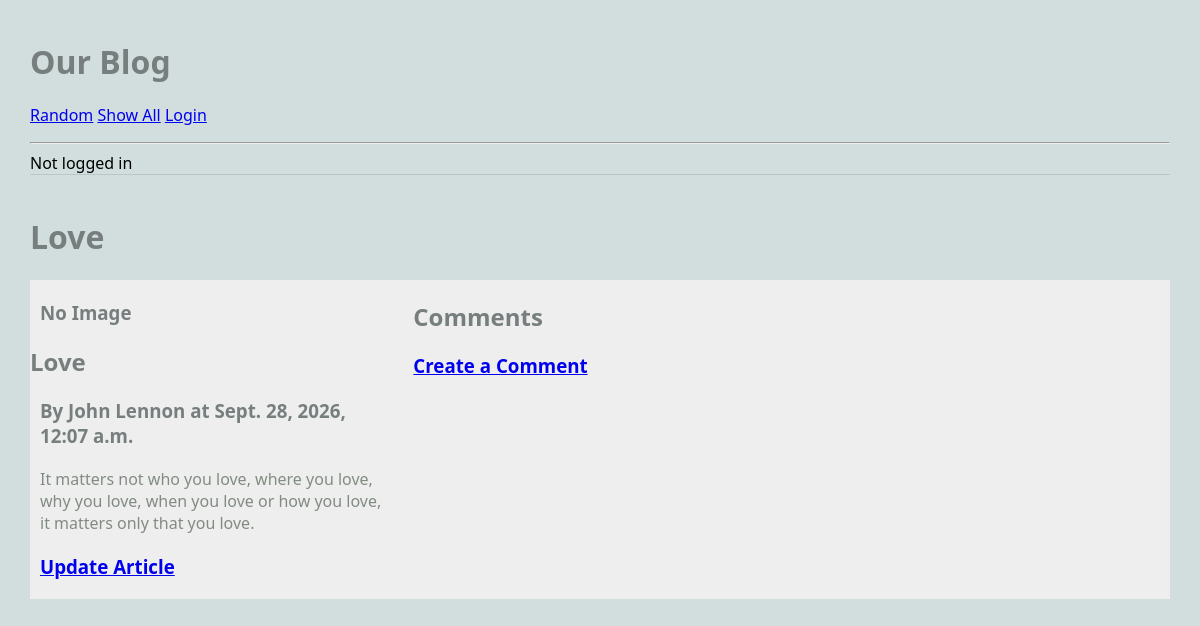
The app's page /blog/article, older data.
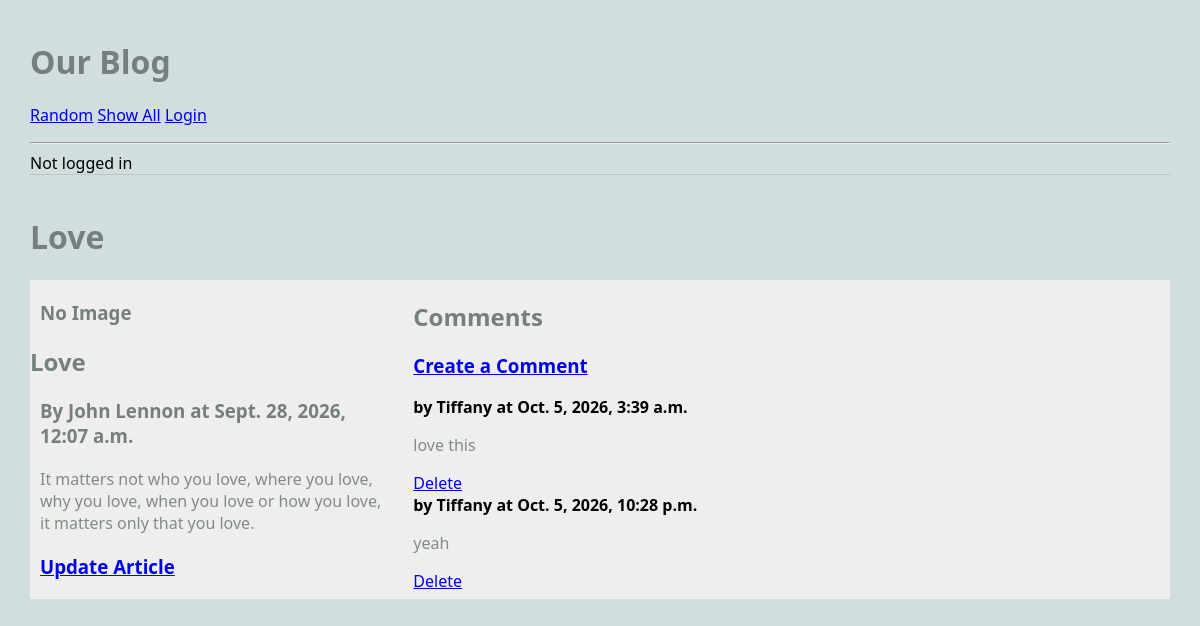
The same page, newer data.
### blog/models.py (models this page shows, shortened)
class Comment(models.Model):
    article = models.ForeignKey(Article, on_delete=models.CASCADE)
    author = models.TextField(blank=False)
    text = models.TextField(blank=False)
    published = models.DateTimeField(auto_now=True)

### blog/views.py (the view)
# urls.py: path('article', RandomArticleView.as_view(), name="article"),
class RandomArticleView(DetailView):
    model = Article
    template_name = "blog/article.html"
    context_object_name = "article"
    def get_object(self):
        all_articles = Article.objects.all()
        article = random.choice(all_articles)
        return article

### blog/models.py (called while the page is built)
    def get_all_comments(self):
        comments = Comment.objects.filter(article=self)
        return comments

### blog/templates/blog/article.html
{% extends 'blog/base.html' %}
{% block content %}
<h1>{{article.title}}</h1>
<main class="grid-container">
    <article>
        {% if article.image_file %}
        <img src="{{article.image_file.url}}" alt="">
        {% else %}
        <h3>No Image</h3>
        {% endif %}
        <div>
            <h2>{{article.title}}</h2>
            <h3>By {{article.author}} at {{article.published}}</h3>
            <p>{{article.text}}</p>
            <h3><a href="{% url 'update_article' article.pk %}">Update Article</a></h3>
        </div>
    </article>
    <div>
        <h2>Comments</h2>
        <h3>
            <a href="{% url 'create_comment' article.pk%}">Create a Comment</a>
        </h3>
        {% for comment in article.get_all_comments %}
            <div>
                <strong>by {{comment.author}} at {{comment.published}}</strong>
                <p>{{comment.text}}</p>
                <a href="{% url 'delete_comment' comment.pk %}">Delete</a>
            </div>
        {% endfor %}
    </div>
</main>
{% endblock %}

Row changes from the older to the newer data that the page shows:
added Comment: author "Tiffany", published "Oct. 5, 2026, 3:39 a.m.", text "love this"
added Comment: author "Tiffany", published "Oct. 5, 2026, 10:28 p.m.", text "yeah"
